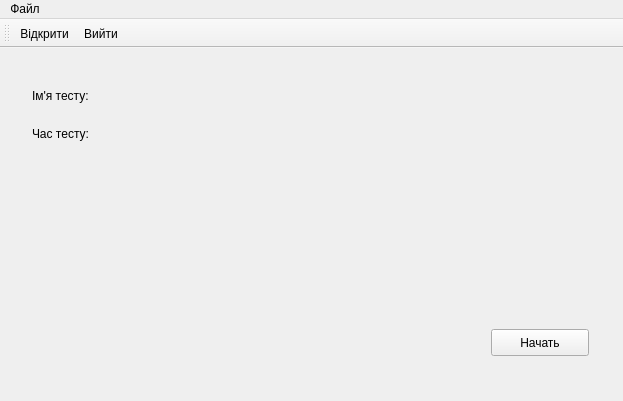
<?xml version="1.0" encoding="UTF-8"?>
<ui version="4.0">
 <class>MainWindow</class>
 <widget class="QMainWindow" name="MainWindow">
  <property name="geometry">
   <rect>
    <x>0</x>
    <y>0</y>
    <width>623</width>
    <height>401</height>
   </rect>
  </property>
  <property name="windowTitle">
   <string>MainWindow</string>
  </property>
  <widget class="QWidget" name="centralWidget">
   <layout class="QGridLayout" name="gridLayout">
    <item row="0" column="0">
     <widget class="QStackedWidget" name="stackedWidget">
      <property name="currentIndex">
       <number>0</number>
      </property>
      <widget class="QWidget" name="start_page">
       <widget class="QPushButton" name="start">
        <property name="geometry">
         <rect>
          <x>480</x>
          <y>270</y>
          <width>98</width>
          <height>27</height>
         </rect>
        </property>
        <property name="text">
         <string>Начать</string>
        </property>
       </widget>
       <widget class="QWidget" name="formLayoutWidget">
        <property name="geometry">
         <rect>
          <x>10</x>
          <y>10</y>
          <width>421</width>
          <height>91</height>
         </rect>
        </property>
        <layout class="QGridLayout" name="gridLayout_2">
         <item row="0" column="0">
          <widget class="QLabel" name="label">
           <property name="text">
            <string>Ім'я тесту:</string>
           </property>
          </widget>
         </item>
         <item row="0" column="1">
          <widget class="QLabel" name="test_name">
           <property name="text">
            <string/>
           </property>
          </widget>
         </item>
         <item row="1" column="0">
          <widget class="QLabel" name="label_2">
           <property name="text">
            <string>Час тесту:</string>
           </property>
          </widget>
         </item>
         <item row="1" column="1">
          <widget class="QLabel" name="test_time">
           <property name="text">
            <string/>
           </property>
          </widget>
         </item>
        </layout>
       </widget>
      </widget>
      <widget class="QWidget" name="test_page">
       <widget class="QLabel" name="question">
        <property name="geometry">
         <rect>
          <x>10</x>
          <y>0</y>
          <width>501</width>
          <height>41</height>
         </rect>
        </property>
        <property name="text">
         <string>Question</string>
        </property>
       </widget>
       <widget class="QPushButton" name="next">
        <property name="geometry">
         <rect>
          <x>510</x>
          <y>280</y>
          <width>85</width>
          <height>27</height>
         </rect>
        </property>
        <property name="text">
         <string>Next</string>
        </property>
       </widget>
       <widget class="QLCDNumber" name="Timer">
        <property name="geometry">
         <rect>
          <x>530</x>
          <y>0</y>
          <width>64</width>
          <height>23</height>
         </rect>
        </property>
       </widget>
       <widget class="QScrollArea" name="scrollArea">
        <property name="geometry">
         <rect>
          <x>10</x>
          <y>50</y>
          <width>581</width>
          <height>211</height>
         </rect>
        </property>
        <property name="widgetResizable">
         <bool>true</bool>
        </property>
        <widget class="QWidget" name="scrollAreaWidgetContents">
         <property name="geometry">
          <rect>
           <x>0</x>
           <y>0</y>
           <width>579</width>
           <height>209</height>
          </rect>
         </property>
         <layout class="QVBoxLayout" name="verticalLayout">
          <item>
           <widget class="QRadioButton" name="answer1">
            <property name="text">
             <string>Answer 1</string>
            </property>
           </widget>
          </item>
          <item>
           <widget class="QRadioButton" name="answer2">
            <property name="text">
             <string>Answer 2</string>
            </property>
           </widget>
          </item>
          <item>
           <widget class="QRadioButton" name="answer3">
            <property name="text">
             <string>Answer 3</string>
            </property>
           </widget>
          </item>
          <item>
           <widget class="QRadioButton" name="answer4">
            <property name="text">
             <string>Answer 4</string>
            </property>
           </widget>
          </item>
         </layout>
        </widget>
       </widget>
      </widget>
      <widget class="QWidget" name="result_page">
       <widget class="QTextEdit" name="resultArea">
        <property name="geometry">
         <rect>
          <x>10</x>
          <y>20</y>
          <width>591</width>
          <height>271</height>
         </rect>
        </property>
       </widget>
      </widget>
     </widget>
    </item>
   </layout>
  </widget>
  <widget class="QMenuBar" name="menuBar">
   <property name="geometry">
    <rect>
     <x>0</x>
     <y>0</y>
     <width>623</width>
     <height>25</height>
    </rect>
   </property>
   <widget class="QMenu" name="menu">
    <property name="title">
     <string>Файл</string>
    </property>
    <addaction name="actionOpen"/>
    <addaction name="separator"/>
    <addaction name="actionClose"/>
   </widget>
   <addaction name="menu"/>
  </widget>
  <widget class="QToolBar" name="toolBar">
   <property name="windowTitle">
    <string>toolBar</string>
   </property>
   <attribute name="toolBarArea">
    <enum>TopToolBarArea</enum>
   </attribute>
   <attribute name="toolBarBreak">
    <bool>false</bool>
   </attribute>
   <addaction name="actionOpen"/>
   <addaction name="actionClose"/>
  </widget>
  <action name="actionOpen">
   <property name="icon">
    <iconset resource="resource.qrc">
     <normaloff>:/icons/document-open.png</normaloff>:/icons/document-open.png</iconset>
   </property>
   <property name="text">
    <string>Відкрити</string>
   </property>
  </action>
  <action name="actionClose">
   <property name="icon">
    <iconset resource="resource.qrc">
     <normaloff>:/icons/system-log-out.png</normaloff>:/icons/system-log-out.png</iconset>
   </property>
   <property name="text">
    <string>Вийти</string>
   </property>
  </action>
 </widget>
 <layoutdefault spacing="6" margin="11"/>
 <resources>
  <include location="resource.qrc"/>
 </resources>
 <connections>
  <connection>
   <sender>actionClose</sender>
   <signal>triggered()</signal>
   <receiver>MainWindow</receiver>
   <slot>close()</slot>
   <hints>
    <hint type="sourcelabel">
     <x>-1</x>
     <y>-1</y>
    </hint>
    <hint type="destinationlabel">
     <x>309</x>
     <y>182</y>
    </hint>
   </hints>
  </connection>
 </connections>
</ui>
